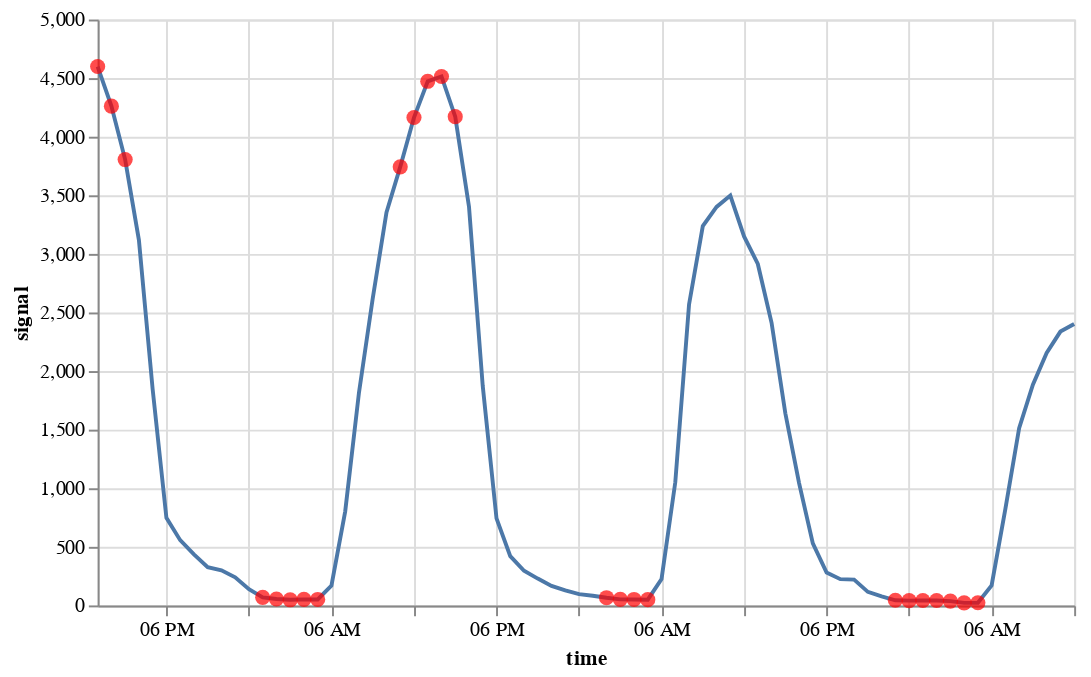

The cell this chart's notebook holds for it:
### Code cell
on.plots.anomalies(test[:72], detected_test[:72])

### Figure 1 — Vega specification as saved in the notebook (floating-point values rounded to 4 significant figures)
{"$schema": "https://vega.github.io/schema/vega/v5.json", "data": [{"name": "source_0", "values": [{"anomaly": 1.0, "signal": 4599.0, "time": "2015-09-13T13:00:00.000"}, {"anomaly": 1.0, "signal": 4261.0, "time": "2015-09-13T14:00:00.000"}, {"anomaly": 1.0, "signal": 3805.0, "time": "2015-09-13T15:00:00.000"}, {"anomaly": 0.0, "signal": 3118.0, "time": "2015-09-13T16:00:00.000"}, {"anomaly": 0.0, "signal": 1844.0, "time": "2015-09-13T17:00:00.000"}, {"anomaly": 0.0, "signal": 747.0, "time": "2015-09-13T18:00:00.000"}, {"anomaly": 0.0, "signal": 557.0, "time": "2015-09-13T19:00:00.000"}, {"anomaly": 0.0, "signal": 436.0, "time": "2015-09-13T20:00:00.000"}, {"anomaly": 0.0, "signal": 327.0, "time": "2015-09-13T21:00:00.000"}, {"anomaly": 0.0, "signal": 300.0, "time": "2015-09-13T22:00:00.000"}, {"anomaly": 0.0, "signal": 240.0, "time": "2015-09-13T23:00:00.000"}, {"anomaly": 0.0, "signal": 138.0, "time": "2015-09-14T00:00:00.000"}, {"anomaly": 1.0, "signal": 69.0, "time": "2015-09-14T01:00:00.000"}, {"anomaly": 1.0, "signal": 55.0, "time": "2015-09-14T02:00:00.000"}, {"anomaly": 1.0, "signal": 48.0, "time": "2015-09-14T03:00:00.000"}, {"anomaly": 1.0, "signal": 52.0, "time": "2015-09-14T04:00:00.000"}, {"anomaly": 1.0, "signal": 51.0, "time": "2015-09-14T05:00:00.000"}, {"anomaly": 0.0, "signal": 170.0, "time": "2015-09-14T06:00:00.000"}, {"anomaly": 0.0, "signal": 803.0, "time": "2015-09-14T07:00:00.000"}, {"anomaly": 0.0, "signal": 1816.0, "time": "2015-09-14T08:00:00.000"}, {"anomaly": 0.0, "signal": 2619.0, "time": "2015-09-14T09:00:00.000"}, {"anomaly": 0.0, "signal": 3354.0, "time": "2015-09-14T10:00:00.000"}, {"anomaly": 1.0, "signal": 3743.0, "time": "2015-09-14T11:00:00.000"}, {"anomaly": 1.0, "signal": 4164.0, "time": "2015-09-14T12:00:00.000"}, {"anomaly": 1.0, "signal": 4473.0, "time": "2015-09-14T13:00:00.000"}, {"anomaly": 1.0, "signal": 4514.0, "time": "2015-09-14T14:00:00.000"}, {"anomaly": 1.0, "signal": 4171.0, "time": "2015-09-14T15:00:00.000"}, {"anomaly": 0.0, "signal": 3403.0, "time": "2015-09-14T16:00:00.000"}, {"anomaly": 0.0, "signal": 1872.0, "time": "2015-09-14T17:00:00.000"}, {"anomaly": 0.0, "signal": 743.0, "time": "2015-09-14T18:00:00.000"}, {"anomaly": 0.0, "signal": 421.0, "time": "2015-09-14T19:00:00.000"}, {"anomaly": 0.0, "signal": 296.0, "time": "2015-09-14T20:00:00.000"}, {"anomaly": 0.0, "signal": 229.0, "time": "2015-09-14T21:00:00.000"}, {"anomaly": 0.0, "signal": 167.0, "time": "2015-09-14T22:00:00.000"}, {"anomaly": 0.0, "signal": 128.0, "time": "2015-09-14T23:00:00.000"}, {"anomaly": 0.0, "signal": 96.0, "time": "2015-09-15T00:00:00.000"}, {"anomaly": 0.0, "signal": 83.0, "time": "2015-09-15T01:00:00.000"}, {"anomaly": 1.0, "signal": 66.0, "time": "2015-09-15T02:00:00.000"}, {"anomaly": 1.0, "signal": 52.0, "time": "2015-09-15T03:00:00.000"}, {"anomaly": 1.0, "signal": 51.0, "time": "2015-09-15T04:00:00.000"}, {"anomaly": 1.0, "signal": 49.0, "time": "2015-09-15T05:00:00.000"}, {"anomaly": 0.0, "signal": 225.0, "time": "2015-09-15T06:00:00.000"}, {"anomaly": 0.0, "signal": 1052.0, "time": "2015-09-15T07:00:00.000"}, {"anomaly": 0.0, "signal": 2569.0, "time": "2015-09-15T08:00:00.000"}, {"anomaly": 0.0, "signal": 3237.0, "time": "2015-09-15T09:00:00.000"}, {"anomaly": 0.0, "signal": 3401.0, "time": "2015-09-15T10:00:00.000"}, {"anomaly": 0.0, "signal": 3498.0, "time": "2015-09-15T11:00:00.000"}, {"anomaly": 0.0, "signal": 3149.0, "time": "2015-09-15T12:00:00.000"}, {"anomaly": 0.0, "signal": 2914.0, "time": "2015-09-15T13:00:00.000"}, {"anomaly": 0.0, "signal": 2412.0, "time": "2015-09-15T14:00:00.000"}, {"anomaly": 0.0, "signal": 1640.0, "time": "2015-09-15T15:00:00.000"}, {"anomaly": 0.0, "signal": 1044.0, "time": "2015-09-15T16:00:00.000"}, {"anomaly": 0.0, "signal": 529.0, "time": "2015-09-15T17:00:00.000"}, {"anomaly": 0.0, "signal": 281.0, "time": "2015-09-15T18:00:00.000"}, {"anomaly": 0.0, "signal": 224.0, "time": "2015-09-15T19:00:00.000"}, {"anomaly": 0.0, "signal": 220.0, "time": "2015-09-15T20:00:00.000"}, {"anomaly": 0.0, "signal": 116.0, "time": "2015-09-15T21:00:00.000"}, {"anomaly": 0.0, "signal": 77.0, "time": "2015-09-15T22:00:00.000"}, {"anomaly": 1.0, "signal": 44.0, "time": "2015-09-15T23:00:00.000"}, {"anomaly": 1.0, "signal": 41.0, "time": "2015-09-16T00:00:00.000"}, {"anomaly": 1.0, "signal": 42.0, "time": "2015-09-16T01:00:00.000"}, {"anomaly": 1.0, "signal": 42.0, "time": "2015-09-16T02:00:00.000"}, {"anomaly": 1.0, "signal": 37.0, "time": "2015-09-16T03:00:00.000"}, {"anomaly": 1.0, "signal": 22.0, "time": "2015-09-16T04:00:00.000"}, {"anomaly": 1.0, "signal": 23.0, "time": "2015-09-16T05:00:00.000"}, {"anomaly": 0.0, "signal": 171.0, "time": "2015-09-16T06:00:00.000"}, {"anomaly": 0.0, "signal": 824.0, "time": "2015-09-16T07:00:00.000"}, {"anomaly": 0.0, "signal": 1512.0, "time": "2015-09-16T08:00:00.000"}, {"anomaly": 0.0, "signal": 1883.0, "time": "2015-09-16T09:00:00.000"}, {"anomaly": 0.0, "signal": 2155.0, "time": "2015-09-16T10:00:00.000"}, {"anomaly": 0.0, "signal": 2337.0, "time": "2015-09-16T11:00:00.000"}, {"anomaly": 0.0, "signal": 2402.0, "time": "2015-09-16T12:00:00.000"}], "transform": [{"type": "formula", "expr": "toDate(datum['time'])", "as": "time"}]}, {"name": "data_0", "values": [{"signal": 4599.0, "time": "2015-09-13T13:00:00.000"}, {"signal": 4261.0, "time": "2015-09-13T14:00:00.000"}, {"signal": 3805.0, "time": "2015-09-13T15:00:00.000"}, {"signal": 69.0, "time": "2015-09-14T01:00:00.000"}, {"signal": 55.0, "time": "2015-09-14T02:00:00.000"}, {"signal": 48.0, "time": "2015-09-14T03:00:00.000"}, {"signal": 52.0, "time": "2015-09-14T04:00:00.000"}, {"signal": 51.0, "time": "2015-09-14T05:00:00.000"}, {"signal": 3743.0, "time": "2015-09-14T11:00:00.000"}, {"signal": 4164.0, "time": "2015-09-14T12:00:00.000"}, {"signal": 4473.0, "time": "2015-09-14T13:00:00.000"}, {"signal": 4514.0, "time": "2015-09-14T14:00:00.000"}, {"signal": 4171.0, "time": "2015-09-14T15:00:00.000"}, {"signal": 66.0, "time": "2015-09-15T02:00:00.000"}, {"signal": 52.0, "time": "2015-09-15T03:00:00.000"}, {"signal": 51.0, "time": "2015-09-15T04:00:00.000"}, {"signal": 49.0, "time": "2015-09-15T05:00:00.000"}, {"signal": 44.0, "time": "2015-09-15T23:00:00.000"}, {"signal": 41.0, "time": "2015-09-16T00:00:00.000"}, {"signal": 42.0, "time": "2015-09-16T01:00:00.000"}, {"signal": 42.0, "time": "2015-09-16T02:00:00.000"}, {"signal": 37.0, "time": "2015-09-16T03:00:00.000"}, {"signal": 22.0, "time": "2015-09-16T04:00:00.000"}, {"signal": 23.0, "time": "2015-09-16T05:00:00.000"}], "transform": [{"type": "formula", "expr": "toDate(datum['time'])", "as": "time"}]}], "marks": [{"type": "line", "name": "layer_0_marks", "from": {"data": "source_0"}, "sort": {"field": "datum[\"time\"]"}, "encode": {"update": {"y": {"field": "signal", "scale": "y"}, "x": {"field": "time", "scale": "x"}, "stroke": {"value": "#4c78a8"}, "defined": {"signal": "isValid(datum[\"time\"]) && isFinite(+datum[\"time\"]) && isValid(datum[\"signal\"]) && isFinite(+datum[\"signal\"])"}, "description": {"signal": "\"time: \" + (timeFormat(datum[\"time\"], '%b %d, %Y')) + \"; signal: \" + (format(datum[\"signal\"], \"\"))"}}}, "style": ["line"]}, {"type": "symbol", "name": "layer_1_marks", "from": {"data": "data_0"}, "encode": {"update": {"x": {"field": "time", "scale": "x"}, "opacity": {"value": 0.7}, "size": {"value": 60}, "ariaRoleDescription": {"value": "circle"}, "y": {"field": "signal", "scale": "y"}, "description": {"signal": "\"time: \" + (timeFormat(datum[\"time\"], '%b %d, %Y')) + \"; signal: \" + (format(datum[\"signal\"], \"\"))"}, "shape": {"value": "circle"}, "fill": {"value": "red"}}}, "style": ["circle"]}], "scales": [{"name": "x", "type": "time", "domain": {"fields": [{"data": "source_0", "field": "time"}, {"data": "data_0", "field": "time"}]}, "range": [0, {"signal": "width"}]}, {"name": "y", "type": "linear", "domain": {"fields": [{"data": "source_0", "field": "signal"}, {"data": "data_0", "field": "signal"}]}, "range": [{"signal": "height"}, 0], "nice": true, "zero": true}], "axes": [{"scale": "x", "zindex": 0, "orient": "bottom", "gridScale": "y", "aria": false, "tickCount": {"signal": "ceil(width/40)"}, "ticks": false, "grid": true, "domain": false, "labels": false, "maxExtent": 0, "minExtent": 0}, {"scale": "y", "labels": false, "zindex": 0, "ticks": false, "grid": true, "maxExtent": 0, "orient": "left", "domain": false, "aria": false, "tickCount": {"signal": "ceil(height/40)"}, "minExtent": 0, "gridScale": "x"}, {"scale": "x", "orient": "bottom", "title": "time", "grid": false, "labelFlush": true, "tickCount": {"signal": "ceil(width/40)"}, "zindex": 0, "labelOverlap": true}, {"scale": "y", "zindex": 0, "labelOverlap": true, "tickCount": {"signal": "ceil(height/40)"}, "grid": false, "orient": "left", "title": "signal"}], "style": "cell", "padding": 5, "height": 300, "width": 500, "background": "white"}
